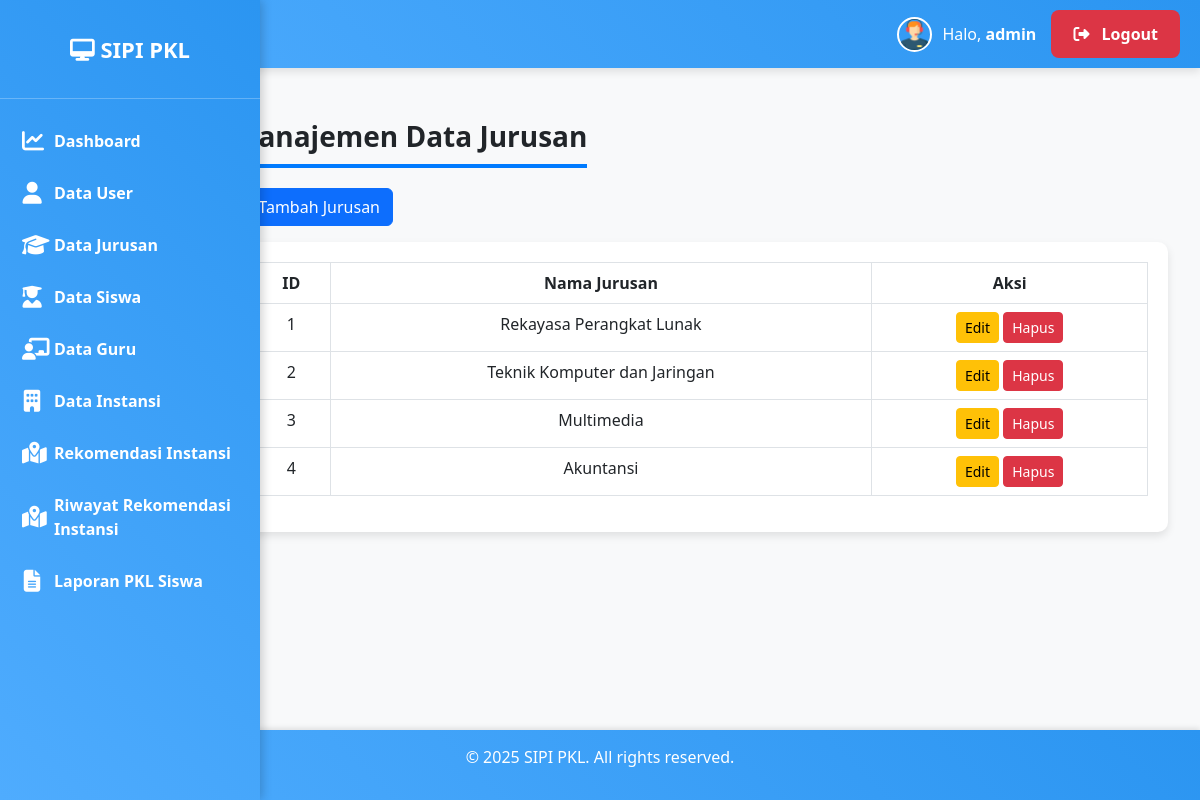
/admin/data_jurusan.php (signed in), run on the app's committed database.
### tables this page shows
CREATE TABLE `users` (
  `id_users` int(11) NOT NULL,
  `username` varchar(50) NOT NULL,
  `password` varchar(255) NOT NULL,
  `foto` varchar(255) DEFAULT 'default-admin.png',
  `role` enum('admin','siswa','guru') NOT NULL
);

CREATE TABLE `jurusan` (
  `id` int(11) NOT NULL,
  `nama_jurusan` varchar(100) NOT NULL
);

### admin/data_jurusan.php (the view, shortened to what this page needs)
<?php
include '../config/database.php';
$query_jurusan = "SELECT * FROM jurusan ORDER BY id ASC";
$result_jurusan = mysqli_query($conn, $query_jurusan);
?>
<!DOCTYPE html>
<html lang="id">
<head>
    <link href="https://cdn.jsdelivr.net/npm/bootstrap@5.3.0/dist/css/bootstrap.min.css" rel="stylesheet">
    <link rel="stylesheet" href="../assets/css/style.css">
</head>
<body>
<?php include '../admin/navbar.php'; ?>
<?php include '../admin/sidebar.php'; ?>
<div class="content">
    <div class="container">
        <h2 class="title">Manajemen Data Jurusan</h2><br>
        <button class="btn btn-primary mb-3" data-bs-toggle="modal" data-bs-target="#modalTambahJurusan">+ Tambah Jurusan</button>
        <div class="table-container">
            <table class="table table-bordered table-hover text-center">
                <thead>
                    <tr>
                        <th>ID</th>
                        <th>Nama Jurusan</th>
                        <th>Aksi</th>
                    </tr>
                </thead>
                <tbody>
                    <?php while ($jurusan = mysqli_fetch_assoc($result_jurusan)) : ?>
                        <tr>
                            <td><?php echo $jurusan['id']; ?></td>
                            <td><?php echo $jurusan['nama_jurusan']; ?></td>
                            <td>
                                <button class="btn btn-warning btn-sm" data-bs-toggle="modal" data-bs-target="#modalEditJurusan<?php echo $jurusan['id']; ?>">Edit</button>
                                <button class="btn btn-danger btn-sm" onclick="hapusJurusan(<?php echo $jurusan['id']; ?>)">Hapus</button>
                            </td>
                        </tr>
                    <?php endwhile; ?>
                </tbody>
            </table>
        </div>
    </div>
</div>
<?php include '../admin/footer.php'; ?>
</body>
</html>

### admin/navbar.php (shortened to what this page needs)
<?php
include '../config/database.php';
$username = $_SESSION['username'];
$query = "SELECT foto FROM users WHERE username = '$username'";
$result = mysqli_query($conn, $query);
$users = mysqli_fetch_assoc($result);
$foto_profil = $users['foto'] ?? 'default.png';
?>
<div class="navbar">
        <div class="user-info">
            <img src="../assets/images/upload/<?php echo $foto_profil; ?>" alt="Foto Profil">
            <span>Halo, <strong><?php echo $_SESSION['username']; ?></strong></span>
            <a href="../logout.php" class="logout-link"><i class="fas fa-sign-out-alt"></i> Logout</a>
        </div>
    </div>

### assets/css/style.css (style rules this page uses)
body { display: flex; flex-direction: column; background-color: #f8f9fa; }
.navbar { width: 100%; background: linear-gradient(45deg, #4facfe, rgb(43, 149, 241)); color: white; padding: 10px 20px; display: flex; justify-content: space-between; align-items: center; position: fixed; top: 0; z-index: 900; box-shadow: 0 4px 8px rgba(0, 0, 0, 0.1); transition: margin-left 0.3s, width 0.3s; }
.navbar .user-info { display: flex; align-items: center; }
.navbar .user-info img { width: 35px; height: 35px; border-radius: 50%; margin-right: 10px; object-fit: cover; border: 2px solid white; }
.navbar .user-info span { margin-right: 15px; }
html, body { overflow-x: hidden; max-width: 100%; }
.content { margin-left: 200px; margin-top: 100px; padding: 20px; width: calc(100% - 200); transition: margin-left 0.3s; box-sizing: border-box; }
.logout-link { display: inline-block; background: #dc3545; color: white; padding: 10px 20px; border-radius: 8px; text-decoration: none; font-size: 16px; font-weight: bold; border: 2px solid transparent; transition: all 0.3s ease-in-out; }
.logout-link i { margin-right: 8px; }
.title { font-size: 28px; font-weight: bold; text-align: center; padding-bottom: 10px; margin-bottom: 20px; border-bottom: 4px solid #007bff; display: inline-block; }
.table-container { background: white; padding: 20px; border-radius: 10px; box-shadow: 0px 4px 8px rgba(0, 0, 0, 0.1); }
.table thead { background: #007bff; color: white; }

### admin/footer.php (style rules this page uses)
html, body { height: 100%; margin: 0; padding: 0; display: flex; flex-direction: column; }

### data on the page
users: foto (picture)
jurusan: id "1", nama_jurusan "Rekayasa Perangkat Lunak"
jurusan: id "2", nama_jurusan "Teknik Komputer dan Jaringan"
jurusan: id "3", nama_jurusan "Multimedia"
jurusan: id "4", nama_jurusan "Akuntansi"

### other printed values
$_SESSION['username'] "admin"
